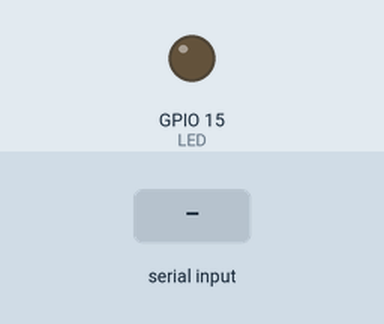
The sketch below on a simulated ESP32. On the bench: output pins drawn as LEDs (lit = HIGH). The inputs (shaded band) are chosen by the test bench.

Above: at 1.2 s.
1.3 s: "0" received over the second serial link
At 2.2 s:
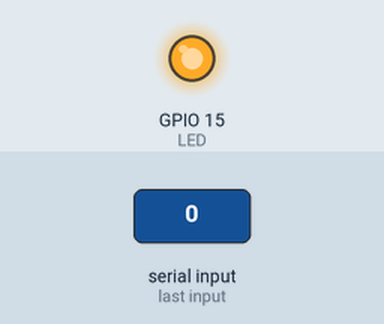
2.8 s: "1" received over the second serial link
At 3.3 s:
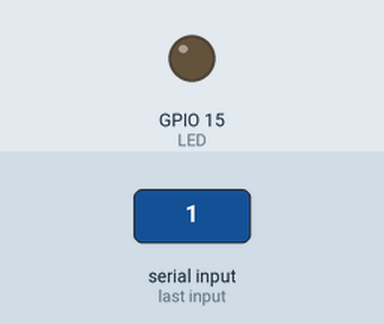
Timing chart, 0 to 5.8 s (numbered marks = the images above; inputs shaded):
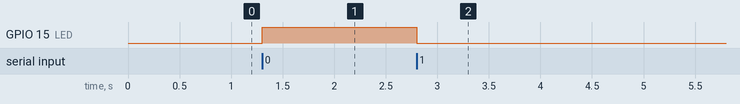

Measured:
- after the input at 1.3 s, GPIO 15 (LED): LOW → HIGH at once
- after the input at 2.8 s, GPIO 15 (LED): HIGH → LOW at once

The sketch:

CD_Secundario2.ino
```cpp
#include <HardwareSerial.h>

HardwareSerial SerialPort(2); // use UART2


char number  = ' ';
int LED = 15;

void setup()
{
  SerialPort.begin(115200, SERIAL_8N1, 16, 17);
  pinMode(LED, OUTPUT);
}
void loop()
{
  if (SerialPort.available())
  {
    char number = SerialPort.read();
    if (number == '0') {
      digitalWrite(LED, HIGH);
    }
    if (number == '1') {
      digitalWrite(LED, LOW);
    }
  }
}
```
